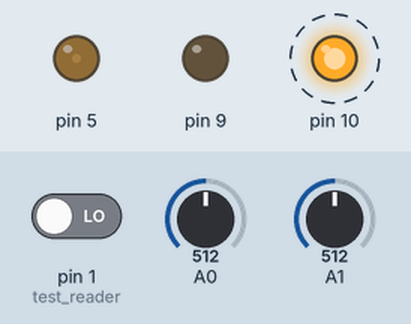
The sketch below on a simulated Arduino Leonardo, built with avr-gcc and run on an emulated ATmega32U4. On the bench: output pins drawn as LEDs (lit = HIGH). Dashed ring = blinking. Inputs (shaded band) come from the test bench; at power-on: pin 1 (test_reader) LOW, A0 = 512, A1 = 512. What the sketch prints to the serial monitor is not drawn.

Above: at 0.05 s.
At 0.65 s:
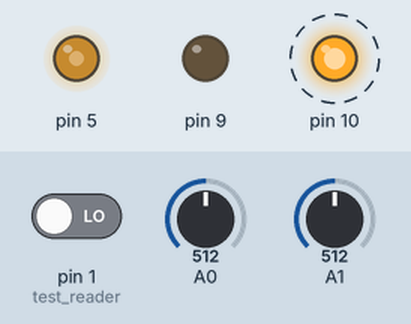
At 0.9 s:
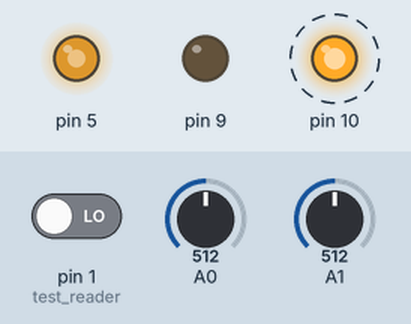
At 1.3 s:
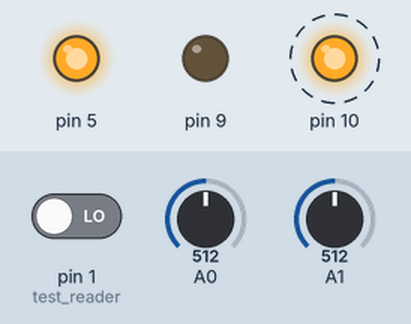
Timing chart, 0 to 3.6 s (numbered marks = the images above):
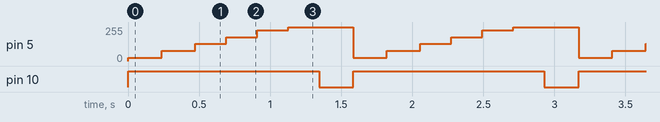

Measured:
- by itself, pin 5: repeats every 1.6 s: 77/255 0.24 s, 128/255 0.22 s, 179/255 0.22 s, 230/255 0.22 s, 255/255 0.46 s, 26/255 0.24 s
- by itself, pin 10: alternates HIGH for 1.3 s and LOW for 0.24 s

The sketch:

_4LIFE_SSC_Esplora.ino
```cpp
/*
Smash Lies
===========
Dream awake, get up and get up and go awe
Some peace of mind from the daily grind...

*/


// Soul Safety Console based on Arduino Esplora model
/* Quality Assurance Objectives:
       1) Fractional distill of æpe events for Engaugement, Marital Engagement
       2) Reactionary force function counter for αpe events, on 1869ms measures
       3) Conversation starter on quanlit (quantity and quality) of life (lit, love, liberty, labor, life is time [LIT])
       4) Provide regular LIT-driven recoding interface for intrapersonal and interpersonal soul meal sen/s/ate interferences: feedbacks and feedforwards
       5) Default option reliable microcontroller, software, and open hardware programming for life, for all non-efree days

Notice: Much of this code comes from the Esplora Library Examples, and includes work by Enrico Gueli <enrico.gueli@gmail.com> and Tom Igoe
*/

#include <Esplora.h>

int test_reader = 1;

// Buzzer - these are the frequencies for the notes from middle C
// to one octave above middle C:
const int note[] = {
  262, // C
  277, // C#
  294, // D
  311, // D#
  330, // E
  349, // F
  370, // F#
  392, // G
  415, // G#
  440, // A
  466, // A#
  494, // B
  523  // C next octave
};


void setup() {
  // put your setup code here, to run once:

  int test_reader_state = 0;
  pinMode(test_reader, INPUT);


}

void loop() {

  // Read


  // Read Joystick
  int xValue = Esplora.readJoystickX();        // read the joystick's X position
  int yValue = Esplora.readJoystickY();        // read the joystick's Y position
  int obutton = Esplora.readJoystickSwitch();   // read the joystick orange pushbutton


  int test_reader_state = digitalRead(test_reader);
  Serial.println(test_reader);
  if (Esplora.readButton(1) == LOW) {
    MangoRGB();
//    Esplora.tone(330); // Æve Mango
  }


}

void redRGB() {
  Esplora.writeRGB(255, 0, 0);  // make the LED red
}

void greenRGB() {
  Esplora.writeRGB(0, 255, 0);  // make the LED red
}

void blueRGB() {
  Esplora.writeRGB(0, 0, 255);  // make the LED red
}

void safety_orangeRGB() {
  Esplora.writeRGB(232, 118, 0);  // make the LED red
}

void MangoRGB() { // Make the LED mango cycle
  // Test color true
  Esplora.writeRGB(26, 255, 0); // make the LED 10% yellow, off-green
  delay(236);
  Esplora.writeRGB(77, 255, 0); // make the LED 30% yellow, off-green
  delay(236);
  Esplora.writeRGB(128, 255, 0); // make the LED 50% yellow, off-green
  delay(218);
  Esplora.writeRGB(179, 255, 0); // make the LED 70% yellow, off-green
  delay(218);
  Esplora.writeRGB(230, 255, 0); // make the LED 90% yellow
  delay(218);
  Esplora.writeRGB(255, 255, 0); // make the LED 100% yellow
  delay(218);
  Esplora.writeRGB(255,0,0); // make the LED flash red
  delay(240); // benched and physical social distance separation at 4-12 feet for 24 hour minimum, mango report making is obligatory
}
```
